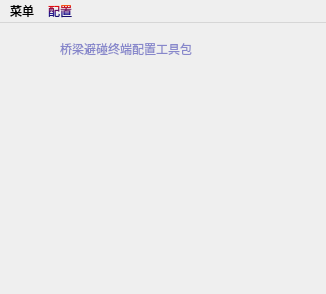
<?xml version="1.0" encoding="UTF-8"?>
<ui version="4.0">
 <class>MainWindow</class>
 <widget class="QMainWindow" name="MainWindow">
  <property name="geometry">
   <rect>
    <x>0</x>
    <y>0</y>
    <width>326</width>
    <height>294</height>
   </rect>
  </property>
  <property name="windowTitle">
   <string>桥梁避碰终端配置工具包</string>
  </property>
  <property name="windowIcon">
   <iconset resource="winico.qrc">
    <normaloff>:/img/image2.png</normaloff>:/img/image2.png</iconset>
  </property>
  <property name="styleSheet">
   <string notr="true">selection-background-color: rgb(178, 214, 247);
background-image: url(:/img/image3.png);
color: qlineargradient(spread:pad, x1:0, y1:1, x2:0, y2:0, stop:0 rgba(0, 0, 0, 255), stop:0.05 rgba(14, 8, 73, 255), stop:0.36 rgba(28, 17, 145, 255), stop:0.6 rgba(126, 14, 81, 255), stop:0.75 rgba(234, 11, 11, 255), stop:0.79 rgba(244, 70, 5, 255), stop:0.86 rgba(255, 136, 0, 255), stop:0.935 rgba(239, 236, 55, 255));</string>
  </property>
  <widget class="QWidget" name="centralwidget">
   <widget class="QLabel" name="label">
    <property name="geometry">
     <rect>
      <x>60</x>
      <y>10</y>
      <width>211</width>
      <height>31</height>
     </rect>
    </property>
    <property name="styleSheet">
     <string notr="true">font: 75 14pt &quot;华文新魏&quot;;
color: rgb(135, 135, 203);</string>
    </property>
    <property name="text">
     <string>桥梁避碰终端配置工具包</string>
    </property>
   </widget>
  </widget>
  <widget class="QMenuBar" name="menubar">
   <property name="geometry">
    <rect>
     <x>0</x>
     <y>0</y>
     <width>326</width>
     <height>23</height>
    </rect>
   </property>
   <property name="defaultUp">
    <bool>false</bool>
   </property>
   <property name="nativeMenuBar">
    <bool>true</bool>
   </property>
   <widget class="QMenu" name="config">
    <property name="title">
     <string>配置</string>
    </property>
    <addaction name="cfg_ohtl"/>
    <addaction name="cfg_brtl"/>
    <addaction name="cfg_brde"/>
    <addaction name="cfg_ohde"/>
   </widget>
   <widget class="QMenu" name="other">
    <property name="title">
     <string>菜单</string>
    </property>
    <addaction name="web"/>
    <addaction name="caculate"/>
    <addaction name="separator"/>
    <addaction name="about"/>
    <addaction name="exit"/>
   </widget>
   <addaction name="other"/>
   <addaction name="config"/>
  </widget>
  <action name="action">
   <property name="text">
    <string>配置</string>
   </property>
  </action>
  <action name="About">
   <property name="text">
    <string>About</string>
   </property>
  </action>
  <action name="cfg_ohtl">
   <property name="checkable">
    <bool>true</bool>
   </property>
   <property name="icon">
    <iconset resource="winico.qrc">
     <normaloff>:/img/image2.png</normaloff>:/img/image2.png</iconset>
   </property>
   <property name="text">
    <string>超高主机配置</string>
   </property>
  </action>
  <action name="cfg_brtl">
   <property name="icon">
    <iconset resource="winico.qrc">
     <normaloff>:/img/image2.png</normaloff>:/img/image2.png</iconset>
   </property>
   <property name="text">
    <string>桥墩主机配置</string>
   </property>
  </action>
  <action name="cfg_ohde">
   <property name="icon">
    <iconset resource="winico.qrc">
     <normaloff>:/img/image2.png</normaloff>:/img/image2.png</iconset>
   </property>
   <property name="text">
    <string>超高节点配置</string>
   </property>
  </action>
  <action name="cfg_brde">
   <property name="icon">
    <iconset resource="winico.qrc">
     <normaloff>:/img/image2.png</normaloff>:/img/image2.png</iconset>
   </property>
   <property name="text">
    <string>桥墩节点配置</string>
   </property>
  </action>
  <action name="web">
   <property name="icon">
    <iconset resource="winico.qrc">
     <normaloff>:/img/image2.png</normaloff>:/img/image2.png</iconset>
   </property>
   <property name="text">
    <string>经纬度查询</string>
   </property>
  </action>
  <action name="exit">
   <property name="icon">
    <iconset resource="winico.qrc">
     <normaloff>:/img/image2.png</normaloff>:/img/image2.png</iconset>
   </property>
   <property name="text">
    <string>退出</string>
   </property>
  </action>
  <action name="caculate">
   <property name="icon">
    <iconset resource="winico.qrc">
     <normaloff>:/img/image2.png</normaloff>:/img/image2.png</iconset>
   </property>
   <property name="text">
    <string>经纬度进制转换</string>
   </property>
  </action>
  <action name="about">
   <property name="icon">
    <iconset resource="winico.qrc">
     <normaloff>:/img/image2.png</normaloff>:/img/image2.png</iconset>
   </property>
   <property name="text">
    <string>关于</string>
   </property>
  </action>
 </widget>
 <resources>
  <include location="winico.qrc"/>
 </resources>
 <connections/>
</ui>
